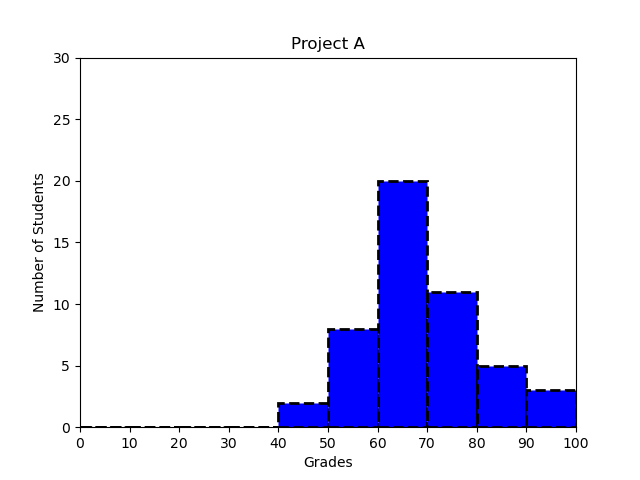

Write the Python code that produced this figure.
#!/usr/bin/env python3
import numpy as np
import matplotlib.pyplot as plt

np.random.seed(5)
student_grades = np.random.normal(68, 15, 50)

plt.xlabel('Grades')
plt.ylabel('Number of Students')
plt.title('Project A')
plt.xlim(0, 100)
plt.ylim(0, 30)
bins = range(0, 101, 10)
plt.hist(student_grades, bins=bins, color='blue', edgecolor='black', linestyle='--', linewidth=2)
plt.xticks(bins)
plt.show()
